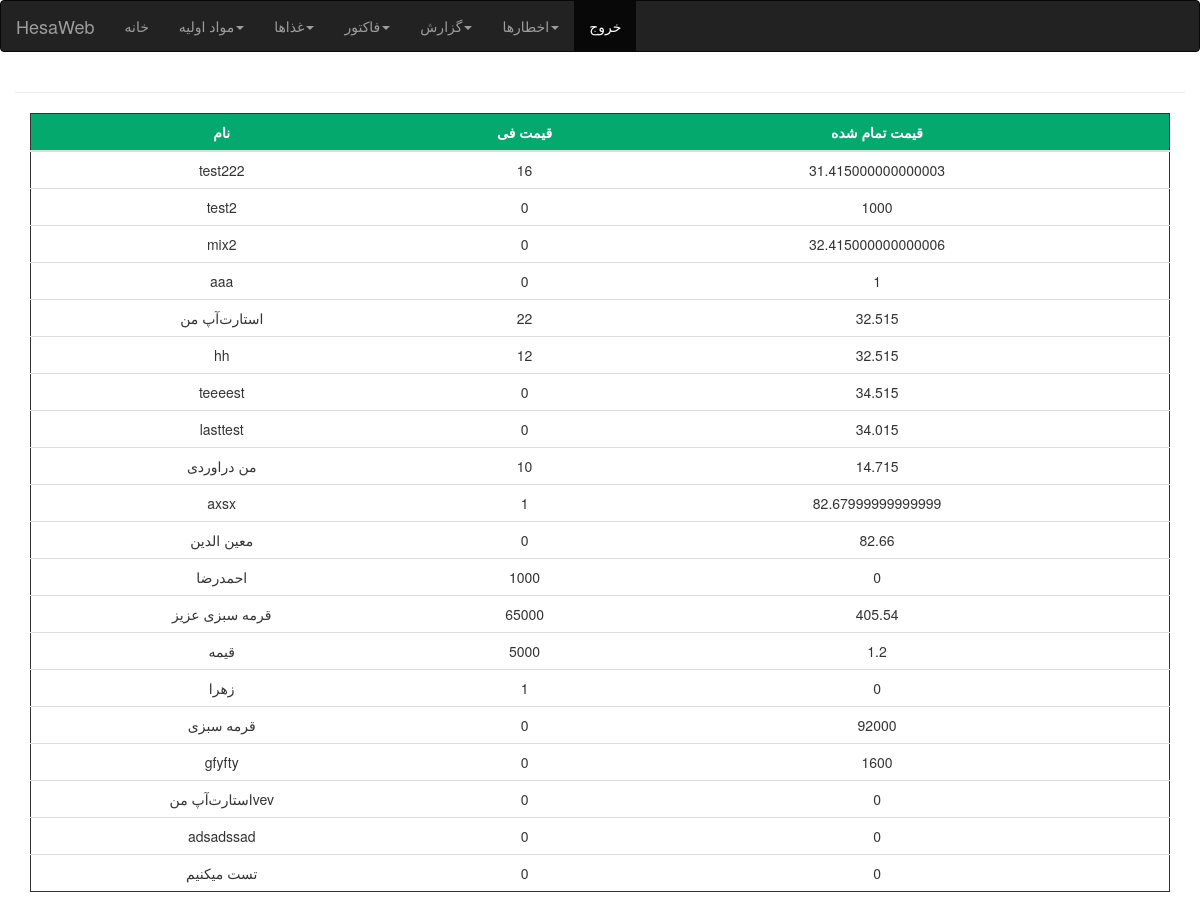
The app's page /report/kala (signed in) with its own data.
### product/models.py (models this page shows, shortened)
class kala(models.Model):
    name = models.CharField(max_length=50)
    current_price = models.IntegerField(default=0)
    price_per_unit = models.IntegerField(blank = True)
    materials = JSONField()

### product/views.py (the view)
# urls.py: path("report/kala",views.report2),
@login_required
def report2(request):
    mname = kala.objects.values_list("name")
    names = []
    for name in mname:
        names.append(name[0])
    mvalue = kala.objects.values_list("price_per_unit")
    values = []
    for value in mvalue:
        values.append(value[0])
    mprice = kala.objects.values_list("current_price")
    prices = []
    for price in mprice:
        prices.append(price[0])
    last = []
    for index,item in enumerate(names):
        mytuple = (names[index],prices[index],values[index])
        last.append(mytuple)
    columns = ["نام","قیمت فی","قیمت تمام شده"]
    return render(request,"report.html",{"mtv":sum, "col":columns,"last":last})

### templates/report.html (shortened to what this page needs)
{% extends 'base.html' %}
{% block body %}
<hr>
<div class="container">
    <table class="table ">
      <thead>
        <tr>
          <th>{{col.0}}</th>
          <th>{{col.1}}</th>
          <th>{{col.2}}</th>
          <th>{{col.3}}</th>
        </tr>
      </thead>
    <tbody>
      {% for item in last %}
        <tr>
          <td>{{item.0}}</td>
          <td>{{item.1}}</td>
          <td>{{item.2}}</td>
          <td>{{item.3 | floatformat:"0"   }}</td>
        </tr>
        {% endfor %}
    </tbody>
</table>
</div>
{% endblock body %}

### records on screen
kala: name "test222", current_price "16", price_per_unit "31.415000000000003"
kala: name "test2", current_price "0", price_per_unit "1000"
kala: name "mix2", current_price "0", price_per_unit "32.415000000000006"
kala: name "aaa", current_price "0", price_per_unit "1"
kala: name "استارت‌آپ من", current_price "22", price_per_unit "32.515"
kala: name "hh", current_price "12", price_per_unit "32.515"
kala: name "teeeest", current_price "0", price_per_unit "34.515"
kala: name "lasttest", current_price "0", price_per_unit "34.015"
kala: name "من دراوردی", current_price "10", price_per_unit "14.715"
kala: name "axsx", current_price "1", price_per_unit "82.67999999999999"
kala: name "معین الدین", current_price "0", price_per_unit "82.66"
kala: name "احمدرضا", current_price "1000", price_per_unit "0"
kala: name "قرمه سبزی عزیز", current_price "65000", price_per_unit "405.54"
kala: name "قیمه", current_price "5000", price_per_unit "1.2"
kala: name "زهرا", current_price "1", price_per_unit "0"
kala: name "قرمه سبزی", current_price "0", price_per_unit "92000"
kala: name "gfyfty", current_price "0", price_per_unit "1600"
kala: name "استارت‌آپ منvev", item "0"
kala: name "adsadssad", item "0"
kala: name "تست میکنیم", item "0"

### other values on screen
{{ col.0 }} "نام"
{{ col.1 }} "قیمت فی"
{{ col.2 }} "قیمت تمام شده"
